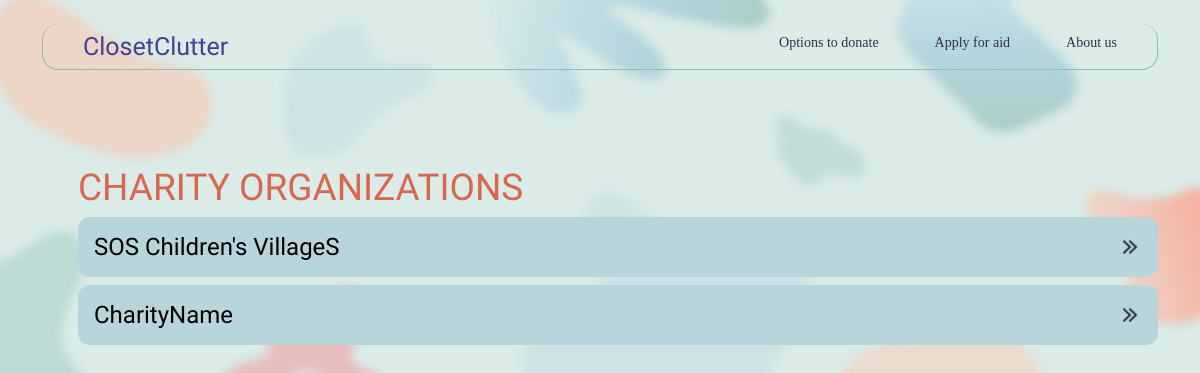
The app's page /charity/, older data.
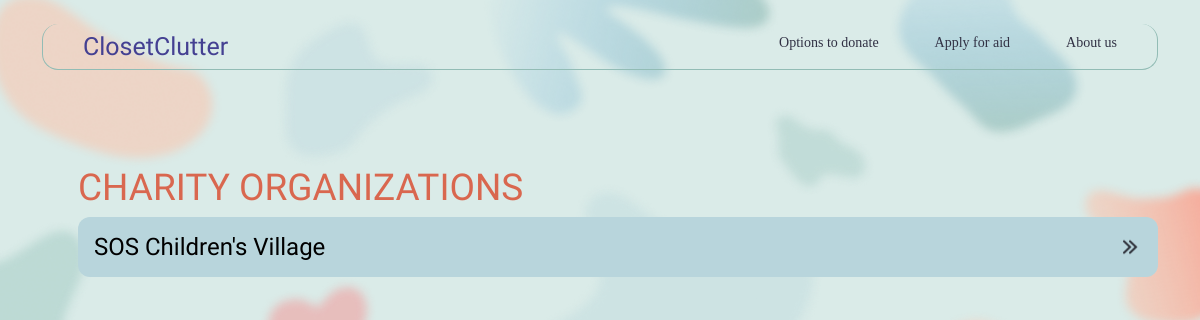
The same page, newer data.
### ClosetClutter/models.py (models this page shows, shortened)
class CharityOrg(models.Model):
    name = models.CharField(max_length=50)
    description = models.TextField()
    telephone = models.CharField(max_length=20)
    mail = models.EmailField(max_length=250)
    location = models.CharField(max_length=200)

### ClosetClutter/views.py (the view)
# urls.py: path('charity/', charityOrganization, name="charityOrganization"),
def charityOrganization(request):
    qs = CharityOrg.objects.all()  # Fetch all entries from the database
    context = {"charities": qs}
    return render(request, "charityOrganization.html", context=context)

### ClosetClutter/templates/charityOrganization.html (shortened to what this page needs)
{% extends "base_generic.html" %}
{% load static %}
{% block content %}
    <section class="mt-5">
        <div class="container ps-5">
            <h2 class="pt-5">Charity Organizations</h2>
            <ul class="list-unstyled">
                {% for charity in charities %}
                    <div class="align-items-center d-flex justify-content-between p-3">
                        <li class="name">{{ charity.name }}</li>
                        <a href="{% url 'charityDetails' charity.id %}">
                            <img src="{% static 'images/arrows.png' %}" alt="" style="width: 24px;height: 24px;">
                        </a>
                    </div>
                {% endfor %}
            </ul>
        </div>
    </section>
{% endblock %}

Row changes from the older to the newer data that the page shows:
removed CharityOrg: name "CharityName"
changed CharityOrg: name "SOS Children's VillageS" → "SOS Children's Village"
